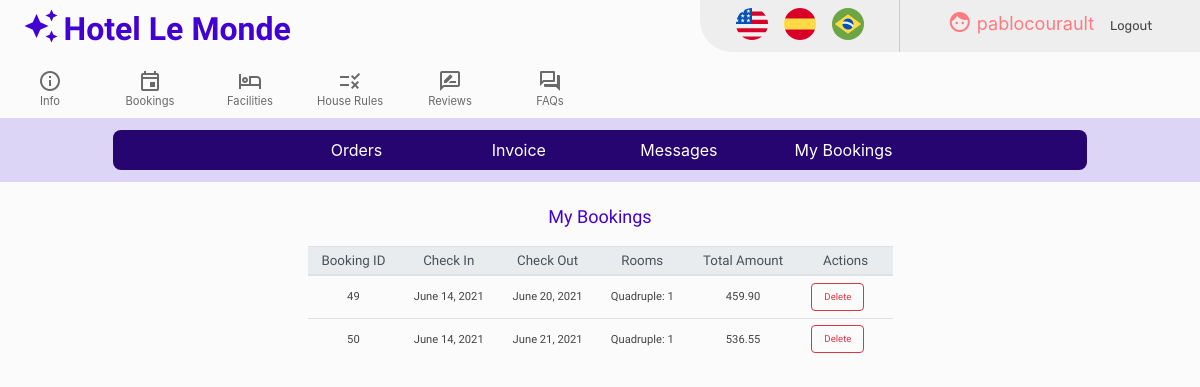
/mybookings (signed in), run on an earlier commit of the app's database.
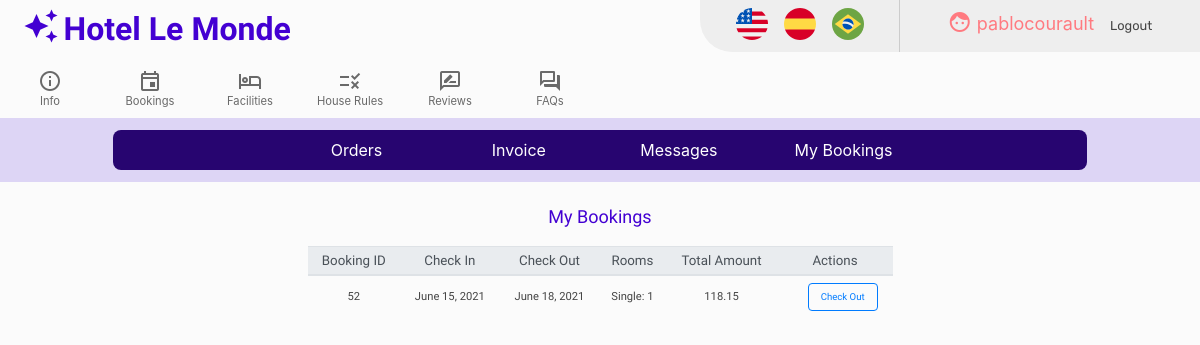
And on a later commit of the database.
### hotel/models.py (models this page shows, shortened)
class Bookings(models.Model):
       user = models.ForeignKey(User, on_delete=models.CASCADE, blank=False)
       singles = models.IntegerField(validators=[MinValueValidator(0),
                                                 MaxValueValidator(8)],default=0)
       doubles = models.IntegerField(validators=[MinValueValidator(0),
                                                 MaxValueValidator(16)],default=0)
       triples = models.IntegerField(validators=[MinValueValidator(0),
                                                 MaxValueValidator(8)],default=0)
       quadruples = models.IntegerField(validators=[MinValueValidator(0),
                                                    MaxValueValidator(4)],default=0)
       checkin_date = models.DateField(blank=False, auto_now=False, auto_now_add=False)
       checkout_date = models.DateField(blank=False, auto_now=False, auto_now_add=False)
       checkout_code = models.CharField(max_length=6, blank=False)
       amount = models.DecimalField(blank=False, max_digits=8, decimal_places=2)
       checkin = models.BooleanField(default=False)

### hotel/views.py (the view, shortened to what this page needs)
# urls.py: path("mybookings", views.mybookings, name="mybookings"),
@login_required
@csrf_exempt
def mybookings(request):
    today = date.today()
    bookings = Bookings.objects.filter(user=request.user).order_by('checkin_date')
    is_guest = Guests.objects.filter(guest=request.user).exists()
    if request.method != "POST":
        post = False
        error = False
        return  render(request, "hotel/mybookings.html", { 'post': post,
                                                           'error': error,
                                                           'bookings': bookings,
                                                           'today': today,
                                                           'is_guest': is_guest })

### hotel/templates/hotel/mybookings.html (shortened to what this page needs)
{% extends "hotel/layout.html" %}
{% load i18n %}
{% load static %}
{% block body %}
<div class="row">
    <div class="col-lg-12 col-sm-12 booking-title">
    {% translate 'My Bookings' %}
    </div>
</div>
<div class="row">
   <div class="col-lg-3 col-sm-12">
   </div>
   <div class="col-lg-6 col-sm-12">
  {% if bookings %}
  <table class="table" id="mybookings-table">
    <thead class="thead-light">
      <tr>
        <th scope="col"> {% translate 'Booking ID' %} </th>
        <th scope="col"> {% translate 'Check In' %} </th>
        <th scope="col"> {% translate 'Check Out' %} </th>
        <th scope="col"> {% translate 'Rooms' %} </th>
        <th scope="col"> {% translate 'Total Amount' %} </th>
        <th scope="col" colspan="2"> {% translate 'Actions' %}</th>
      </tr>
    </thead>
    <tbody>
      {% for bk in bookings %}
      <tr id='tr-{{bk.id}}'>
         <td> {{ bk.id }} </td>
          <td id='datein-{{bk.id}}'> {{ bk.checkin_date }} </td>
          <td id='dateout-{{bk.id}}'> {{ bk.checkout_date }} </td>
          <td id='rooms-{{bk.id}}'>
            {% if bk.singles > 0 %}
              {% translate 'Single' %}: {{ bk.singles}}
            {% endif %}
            {% if bk.quadruples > 0 %}
              {% translate 'Quadruple' %}: {{bk.quadruples}}
            {% endif %}
          </td>
          <td id='amount-{{bk.id}}'> {{ bk.amount}} </td>
          {% if bk.checkin %}
          <td></td>
          <td> <button type="button" class="btn btn-outline-primary mybookings-btn btn-checkout" data-checkout_id='{{bk.id}}'> {% translate 'Check Out' %} </button> </td>
          {% else %}
          <td><button type="button" class="btn btn-outline-danger mybookings-btn btn-delete" data-delete_id='{{bk.id}}'> {% translate 'Delete' %}  </button></td>
            {% if bk.checkin_date == today %}
               {% if is_guest %}
               <td></td>
               {% else %}
               <td><button type="button" class="btn btn-outline-success mybookings-btn btn-checkin" data-checkin_id='{{bk.id}}'> {% translate 'Check In' %} </button></td>
               {% endif %}
            {% else %}
            <td></td>
            {% endif %}
          {% endif %}
      </tr>
      {% endfor %}
    </tbody>
  </table>
  {% else %}
  <div class="alert alert-warning border border-warning booking-info">
    <div class="material-icons booking-info-icon">error</div>
      <div> {% translate 'You don\'t have bookings.' %} </div>
  </div>
  {% endif %}
</div>
<div class="col-lg-3 col-sm-12">
</div>
</div>
{% endblock %}

What changed in the data, as far as the page shows it:
removed Bookings: id "49", checkin_date "June 14, 2021", checkout_date "June 20, 2021", quadruples "1", amount "459.90"
removed Bookings: id "50", checkin_date "June 14, 2021", checkout_date "June 21, 2021", quadruples "1", amount "536.55"
added Bookings: id "52", checkin_date "June 15, 2021", checkout_date "June 18, 2021", singles "1", amount "118.15"
